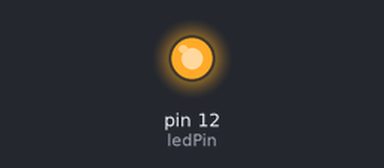
Bench run of a sketch on a simulated Arduino Uno, built with avr-gcc and run on an emulated ATmega328P. On the bench: output pins drawn as LEDs (lit = HIGH).

Above: at 0.1 s.
Timing chart, 0 to 1.6 s (numbered marks = the images above):
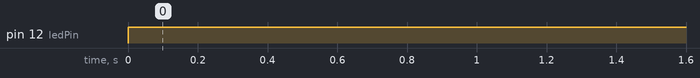

The sketch:

buttonTest.ino
```cpp
// constants won't change. They're used here to
// set pin numbers:
const int buttonPin = 6;     // the number of the pushbutton pin
const int ledPin =  12;      // the number of the LED pin


//const int yButtonPin = 7;
//const int yLedPin = 11;


// variables will change:
int buttonState = 0;         // variable for reading the pushbutton status
int yButtonState = 0;

void setup() {
  Serial.begin(9600);
  // initialize the LED pin as an output:
  pinMode(ledPin, OUTPUT);
 // pinMode(yLedPin, OUTPUT);

  // initialize the pushbutton pin as an input:
  //pinMode(buttonPin, INPUT);
  //pinMode(yButtonPin, INPUT);

}
void loop() {
  // read the state of the pushbutton value:
  //buttonState = digitalRead(buttonPin);
  //yButtonState = digitalRead(yButtonPin);

  // Show the state of pushbutton on serial monitor
  //Serial.print( "Button State: RED = ");
  //Serial.println(buttonState);
  //Serial.print(" | YELLOW = ");
  //Serial.println(yButtonState);

  digitalWrite(ledPin, HIGH);
  // check if the pushbutton is pressed.
  // if it is, the buttonState is HIGH:
  //toggleLED(buttonState, ledPin);
  //toggleLED(yButtonState, yLedPin);


  // Added the delay so that we can see the output of button
  delay(1000);
  //digitalWrite(ledPin, LOW);
}

void toggleLED(int state, int pin) {
    digitalWrite(pin, state);
}
```

Measured:
- by itself, pin 12 (ledPin): LOW → HIGH at 0.00 s
